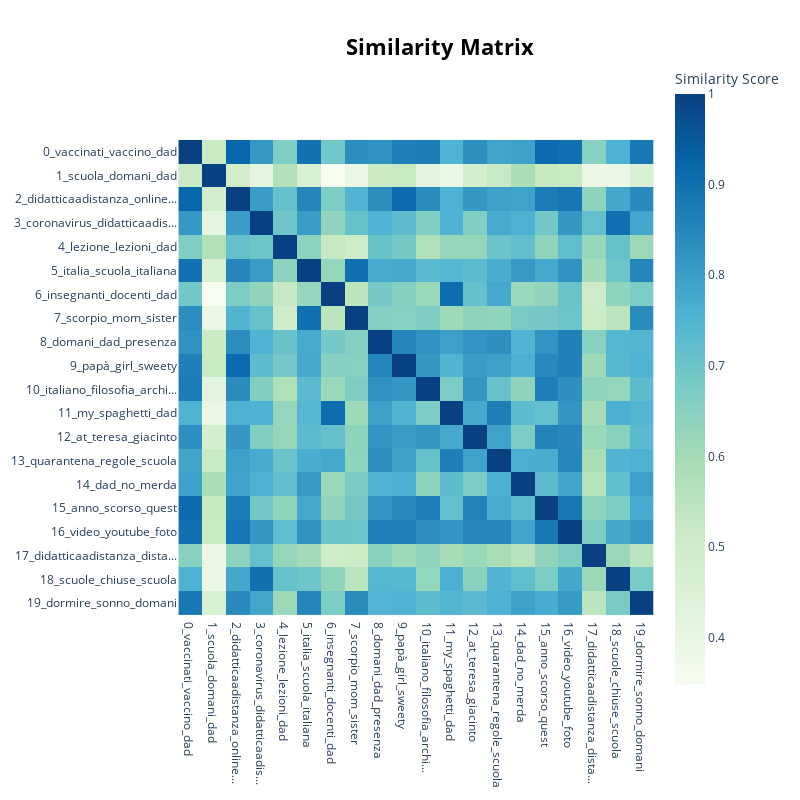

Write notebook code for a chart like this one.
### Code cell
topic_model.visualize_heatmap()

### Figure 1 — Plotly figure (JSON) as saved in the notebook; plotly's stock layout.template omitted (floating-point values rounded to 4 significant figures; data arrays with more than 128 entries replaced by an {"elided": "..."} marker saying what was removed)
{"data": [{"coloraxis": "coloraxis", "hovertemplate": "x: %{x}<br>y: %{y}<br>Similarity Score: %{z}<extra></extra>", "name": "0", "type": "heatmap", "x": ["0_vaccinati_vaccino_dad", "1_scuola_domani_dad", "2_didatticaadistanza_online...", "3_coronavirus_didatticaadis...", "4_lezione_lezioni_dad", "5_italia_scuola_italiana", "6_insegnanti_docenti_dad", "7_scorpio_mom_sister", "8_domani_dad_presenza", "9_papà_girl_sweety", "10_italiano_filosofia_archi...", "11_my_spaghetti_dad", "12_at_teresa_giacinto", "13_quarantena_regole_scuola", "14_dad_no_merda", "15_anno_scorso_quest", "16_video_youtube_foto", "17_didatticaadistanza_dista...", "18_scuole_chiuse_scuola", "19_dormire_sonno_domani"], "xaxis": "x", "y": ["0_vaccinati_vaccino_dad", "1_scuola_domani_dad", "2_didatticaadistanza_online...", "3_coronavirus_didatticaadis...", "4_lezione_lezioni_dad", "5_italia_scuola_italiana", "6_insegnanti_docenti_dad", "7_scorpio_mom_sister", "8_domani_dad_presenza", "9_papà_girl_sweety", "10_italiano_filosofia_archi...", "11_my_spaghetti_dad", "12_at_teresa_giacinto", "13_quarantena_regole_scuola", "14_dad_no_merda", "15_anno_scorso_quest", "16_video_youtube_foto", "17_didatticaadistanza_dista...", "18_scuole_chiuse_scuola", "19_dormire_sonno_domani"], "yaxis": "y", "z": {"elided": "20x20 float values"}}], "layout": {"coloraxis": {"colorbar": {"title": {"text": "Similarity Score"}}, "colorscale": [[0, "rgb(247,252,240)"], [0.125, "rgb(224,243,219)"], [0.25, "rgb(204,235,197)"], [0.375, "rgb(168,221,181)"], [0.5, "rgb(123,204,196)"], [0.625, "rgb(78,179,211)"], [0.75, "rgb(43,140,190)"], [0.875, "rgb(8,104,172)"], [1, "rgb(8,64,129)"]]}, "height": 800, "hoverlabel": {"bgcolor": "white", "font": {"family": "Rockwell", "size": 16}}, "legend": {"title": {"text": "Trend"}}, "margin": {"t": 60}, "showlegend": true, "title": {"font": {"color": "Black", "size": 22}, "text": "<b>Similarity Matrix", "x": 0.55, "xanchor": "center", "y": 0.95, "yanchor": "top"}, "width": 800, "xaxis": {"anchor": "y", "constrain": "domain", "domain": [0, 1], "scaleanchor": "y"}, "yaxis": {"anchor": "x", "autorange": "reversed", "constrain": "domain", "domain": [0, 1]}}}
